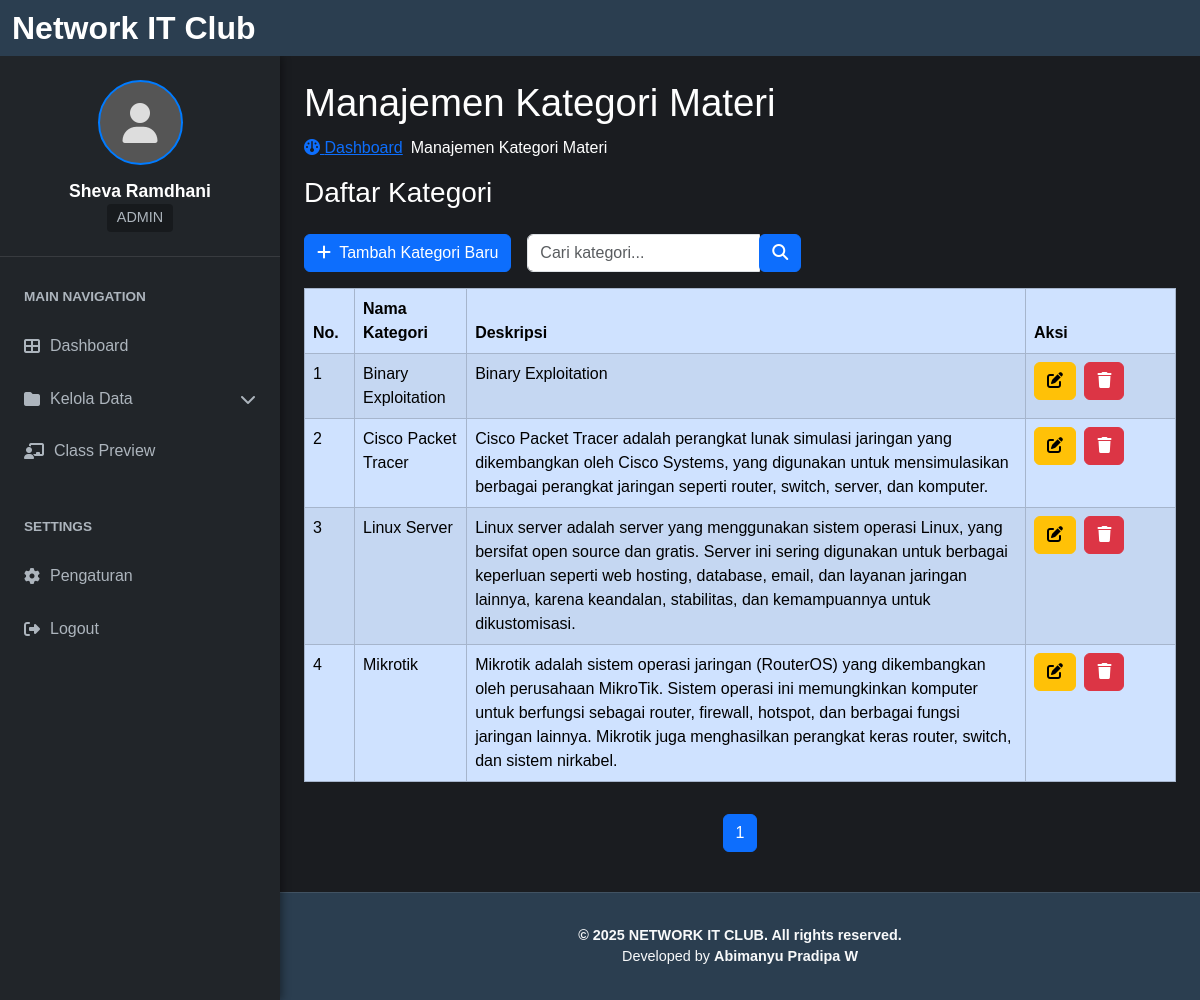
The app's page /dashboard/kategori/index.php (signed in) with its own data.
### tables this page shows
CREATE TABLE `categories` (
  `id` int(11) NOT NULL,
  `name` varchar(100) NOT NULL,
  `description` text DEFAULT NULL
);

### dashboard/kategori/index.php (the view, shortened to what this page needs)
<?php
include '../dashboard_header.php';
include '../../includes/inc_koneksi.php';
$page_title = "Manajemen Kategori Materi";
$limit = 10;
$page = isset($_GET['page']) && is_numeric($_GET['page']) ? $_GET['page'] : 1;
$start = ($page - 1) * $limit;
$search_query = isset($_GET['search']) ? $koneksi->real_escape_string($_GET['search']) : '';
$where_clause = '';
$sql_count = "SELECT COUNT(id) AS total FROM categories" . $where_clause;
$result_count = $koneksi->query($sql_count);
$total_categories = 0;
if ($result_count) {
    $row_count = $result_count->fetch_assoc();
    $total_categories = $row_count['total'];
} else {
    $error_message = "Gagal mengambil jumlah total kategori: " . $koneksi->error;
}
$total_pages = ceil($total_categories / $limit);
$sql = "SELECT id, name, description FROM categories" . $where_clause . " ORDER BY name ASC LIMIT $start, $limit";
$result = $koneksi->query($sql);
$categories = [];
if ($result && $result->num_rows > 0) {
    while($row = $result->fetch_assoc()) {
        $categories[] = $row;
    }
} else if ($result === false) {
    $error_message = "Gagal mengambil data kategori: " . $koneksi->error;
}
?>
<div class="content-wrapper h-100">
    <section class="content-header">
        <h1><?php echo $page_title; ?></h1>
        <ol class="breadcrumb gap-2">
            <li><a href="../../index.php"><i class="fa fa-dashboard"></i> Dashboard</a></li>
            <li class="active"><?php echo $page_title; ?></li>
        </ol>
    </section>
    <section class="content">
        <div class="box">
            <div class="box-header with-border">
                <h3 class="box-title">Daftar Kategori</h3>
                <div class="box-tools pull-right d-flex align-items-center">
                    <a href="add.php" class="btn btn-primary btn-l mb-3 mt-3"><i class="fa fa-plus me-1"></i> Tambah Kategori Baru</a>
                    <form action="" method="GET" class="search-form me-3 m-3 h-100">
                        <div class="input-group">
                            <input type="search" name="search" class="form-control" placeholder="Cari kategori..." value="<?php echo htmlspecialchars($search_query); ?>">
                            <div class="input-group-btn">
                                <button type="submit" class="btn btn-primary"><i class="fa fa-search"></i></button>
                            </div>
                        </div>
                    </form>
                </div>
            </div>
            <div class="box-body">
                <?php if (!empty($categories)): ?>
                <div class="table-responsive">
                    <table class="table table-bordered table-striped table-primary">
                        <thead>
                            <tr>
                                <th style="width: 50px;">No.</th>
                                <th>Nama Kategori</th>
                                <th>Deskripsi</th>
                                <th style="width: 150px;">Aksi</th>
                            </tr>
                        </thead>
                        <tbody>
                            <?php $no = $start + 1;  ?>
                            <?php foreach ($categories as $category): ?>
                                <tr>
                                    <td><?php echo $no++; ?></td>
                                    <td><?php echo htmlspecialchars($category['name']); ?></td>
                                    <td><?php echo htmlspecialchars($category['description']); ?></td>
                                    <td>
                                        <a href="edit.php?id=<?php echo $category['id']; ?>" class="btn btn-warning btn-xs me-1" title="Edit Kategori"><i class="fa fa-edit"></i></a>
                                        <a href="delete.php?id=<?php echo $category['id']; ?>" class="btn btn-danger btn-xs"
                                            onclick="return confirm('Apakah Anda yakin ingin menghapus kategori <?php echo htmlspecialchars($category['name']); ?>? Ini tidak dapat dibatalkan dan mungkin menghapus materi terkait!');"
                                            title="Hapus Kategori">
                                            <i class="fa fa-trash"></i>
                                        </a>
                                    </td>
                                </tr>
                            <?php endforeach; ?>
                        </tbody>
                    </table>
                </div>
                <nav aria-label="Page navigation example" class="mt-3">
                    <ul class="pagination justify-content-center">
                        <?php for ($i = 1; $i <= $total_pages; $i++): ?>
                            <li class="page-item <?php echo ($i == $page) ? 'active' : ''; ?>"><a class="page-link" href="?page=<?php echo $i; ?>&search=<?php echo htmlspecialchars($search_query); ?>"><?php echo $i; ?></a></li>
                        <?php endfor; ?>
                    </ul>
                </nav>
                <?php else: ?>
                    <div class="alert alert-info" role="alert">
                        Tidak ada kategori yang ditemukan<?php echo !empty($search_query) ? " untuk pencarian '<b>" . htmlspecialchars($search_query) . "</b>'." : "."; ?>
                    </div>
                <?php endif; ?>
            </div>
        </div>
    </section>
</div>
<?php
include '../dashboard_footer.php';
?>

### css/dashboard.css (style rules this page uses)
:root { --sidebar-width: 280px; --navbar-height: 56px; --footer-height: 60px; --header-bg: #2b3e50; --sidebar-bg: #212529; --main-content-bg: #1a1c20; --text-color: #ffffff; --accent-color: #007bff; --muted-text: #adb5bd; --navbar-brand-desktop-size: 2rem; --navbar-brand-tablet-size: 1.5rem; --navbar-brand-mobile-size: 1.25rem; --profile-name-desktop-size: 1.1rem; --profile-name-tablet-size: 1rem; --profile-name-mobile-size: 0.9rem; --profile-role-desktop-size: 0.9rem; --profile-role-tablet-size: 0.8rem; --profile-role-mobile-size: 0.7rem; --sidebar-heading-desktop-size: 0.85rem; --sidebar-heading-tablet-size: 0.75rem; --sidebar-heading-mobile-size: 0.65rem; --list-item-desktop-size: 1rem; --list-item-tablet-size: 0.9rem; --list-item-mobile-size: 0.8rem; --card-icon-desktop-size: 5rem; --card-icon-mobile-size: 4.5rem; }
body { background-color: var(--main-content-bg); color: var(--text-color); font-family: "Segoe UI", Tahoma, Geneva, Verdana, sans-serif; margin: 0; min-height: 100vh; display: flex; flex-direction: column; }

### dashboard/css/class.css (style rules this page uses)
:root { --blue: #2a33bf; --white: #ffffff; --black: #000000; --bg: #121212; }
body { background-color: var(--bg); color: var(--white); font-family: Arial, sans-serif; text-decoration: none; }

### dashboard/css/material.css (style rules this page uses)
h1 { font-size: 2.4rem; margin-bottom: 10px; color: #fefefe; }

### records on screen
categories: name "Binary Exploitation", description "Binary Exploitation"
categories: name "Cisco Packet Tracer", description "Cisco Packet Tracer adalah perangkat lunak simulasi jaringan yang dikembangkan oleh Cisco Systems, yang digunakan untuk mensimulasikan berbagai perangkat jaringan seperti router, switch, server, dan komputer."
categories: name "Linux Server", description "Linux server adalah server yang menggunakan sistem operasi Linux, yang bersifat open source dan gratis. Server ini sering digunakan untuk berbagai keperluan seperti web hosting, database, email, dan layanan jaringan lainnya, karena keandalan, stabilitas, dan kemampuannya untuk dikustomisasi."
categories: name "Mikrotik", description "Mikrotik adalah sistem operasi jaringan (RouterOS) yang dikembangkan oleh perusahaan MikroTik. Sistem operasi ini memungkinkan komputer untuk berfungsi sebagai router, firewall, hotspot, dan berbagai fungsi jaringan lainnya. Mikrotik juga menghasilkan perangkat keras router, switch, dan sistem nirkabel."

### other values on screen
$logged_in_username "Sheva Ramdhani"
$logged_in_role "ADMIN"
$text "Dashboard"
$text "Kelola Data"
$text "Class Preview"
$page_title "Manajemen Kategori Materi"
